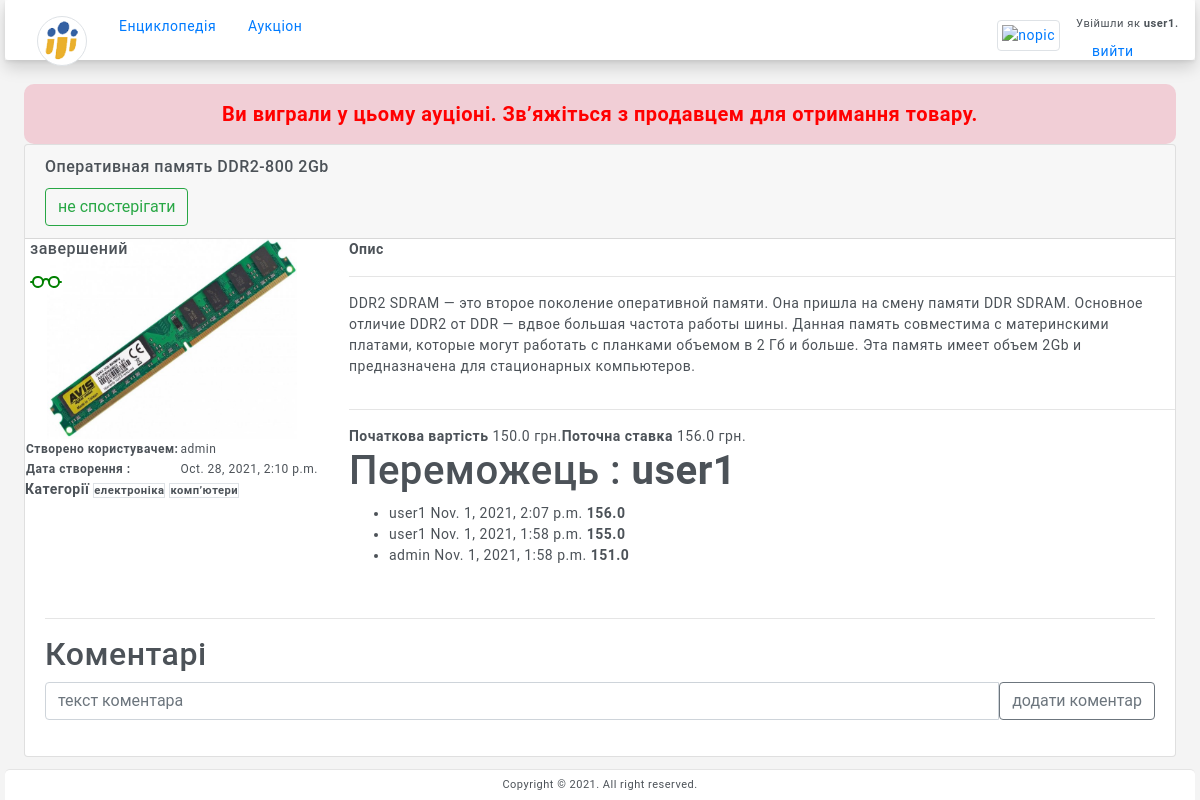
Screenshot of /auction/1 (signed in) with the database file from the repository.
### user/models.py (models this page shows)
class User(AbstractUser):
    pass

### auctions/models.py (models this page shows, shortened)
class Auction(models.Model):
    name = models.CharField(max_length=150)
    categori=models.ManyToManyField(Categori, blank=True, related_name="categories")
    description=models.TextField()
    first_rate=models.FloatField()
    image=models.ImageField(upload_to='images_auctions/%Y/%m/%d', null=True, blank=True)
    status=models.ForeignKey(Status,on_delete=models.DO_NOTHING)
    createdate= models.DateTimeField(auto_now_add=True)
    user = models.ForeignKey(settings.AUTH_USER_MODEL, on_delete=models.DO_NOTHING)
    last_rate=models.FloatField(default=0)

class Status(models.Model):
    name=models.CharField(max_length=50)
    def __str__(self):
        return f"{self.name}"

class Categori(models.Model):
    name=models.CharField(max_length=50)

class Rates(models.Model):
    auction=models.ForeignKey(Auction,on_delete=models.DO_NOTHING,related_name="rate_auctions")
    user = models.ForeignKey(settings.AUTH_USER_MODEL, on_delete=models.DO_NOTHING)
    rate=models.FloatField()
    date=models.DateTimeField(auto_now_add=True)

### auctions/views.py (the view)
# urls.py: path('<id>',views.getAuction,name="getAuction"),
def getAuction(request,id):
    auction = Auction.objects.get(id=id)
    categories = auction.categori.all()
    comments = Comments.objects.filter(auction=auction).order_by("-date")
    if request.user.is_authenticated:
        list = WatchAuction.objects.filter(user=request.user, auction = auction)
        if len(list.all()) == 0:
            inWatch = False
        else:
            inWatch = True
        rates = Rates.objects.filter(auction=auction).order_by('-rate').all()
        if len(rates) == 0:
            minRate = auction.first_rate
        else:
            minRate = rates[0].rate
        w = AuctionWinner.objects.filter(auction=auction)
        if len(w.all()) != 0:
            winner =w.all()[0].user
            if winner == request.user:
                messages.info(request, f'Ви виграли у цьому ауціоні. Зв’яжіться з продавцем для отримання товару.')
        else:
            winner = ''
        return render(request, "auctions/auction.html", {
            'auction':auction,
            'categories':categories,
            'inWatch':inWatch,
            'minRate':minRate,
            'rates':rates,
            "winner": winner,
            "comments": comments
        })
    else:
        return render(request, "auctions/auction.html", {
            'auction':auction,
            'categories':categories,
            "comments": comments,
        })

### auctions/templates/auctions/auction.html (shortened to what this page needs)
{% extends "auctions/layout.html" %}
{% block body %}
<div class="col-xs-12">
  <div class="card">
    <div class="card-header">
      <h6 class="card-title">{{auction.name}}</h6>
      {% if user.is_authenticated %}
    <div class="d-inline-flex">
      <form action="{% url 'auction:addWatch' auction.id %}" method="POST"  >
        {% if inWatch %}
        <button type="submit" class="btn btn-outline-success">не спостерігати</button>
        {% else %}
        <button type="submit"  class="btn btn-success">спостерігати</button>
        {% endif %}
      </form>
    </div>
      {% endif%}
    </div>
    <div class="row">
      <div class="col-auto" style="display:flex; flex-direction: column;align-items: center;">
        <div style ="position:absolute; left:20px;">
          <h6>{{auction.status}}</h6>
        </div>
        <div><img
          src="/media/{{auction.image}}"
          class="card-img-top big-picture"
          alt="..."
        />
      </div>
      <div >
        <table style="font-size:12px; width:100%;">
        <tr><th>Створено користувачем: </th> <td>{{auction.user.username}}</td> </tr>
        <tr><th>Дата створення : </th> <td>{{auction.createdate}}</td> </tr>
      </table>
      <strong>Категорії</strong>
      {% for categori in categories %}
      <small class="border border-1"><strong> {{categori.name}}</strong></small>
      {% endfor %}
      </div>
      </div>
      <div class="col">
        <strong>Опис </strong>
        <hr />
        <div class="card-text card-description">{{auction.description}}</div>
        <hr />
        <div class=" d-inline-flex">
        <div><strong>Початкова вартість </strong>{{auction.first_rate}} грн.</div>
        <div><strong>Поточна ставка </strong>{{minRate}} грн.</div>
      </div>
      {% if user.is_authenticated %}
        {% if winner == '' %}
        <form action="{% url 'auction:makeRate' auction.id minRate%}" method="POST"  >
          {% csrf_token %}
        <div class="input-group mb-3">
          <input type="number" min={{minRate}} class="form-control" placeholder="Ваша ставка" value={{minRate}} name="youRate">
          <button class="btn btn-outline-secondary" type="submit" >Зробити ставку</button>
        </div>
        </form>
        {% else %}
        <div><h1>Переможець : <strong>{{winner}}</strong></h1></div>
        {% endif %}
        {% endif %}
        <div>
          <ul>
          {% for rate in rates %}
          <li>{{rate.user}} {{rate.date}} <strong>{{rate.rate}}</strong></li>
          {% endfor%}
        </ul>
        </div>
      </div>
    </div>
    <div class="card-body">
      <hr />
      <h2> Коментарі</h2>
      {% if user.is_authenticated %}
      <form action="{% url 'auction:comment' auction.id%}" method="POST"  >
      <div class="input-group mb-3">
        <input type="textarea" class="form-control" placeholder="текст коментара" name="comment">
        <button class="btn btn-outline-secondary" type="submit" >додати коментар</button>
      </div>
      </form>
      {% endif %}
    </div>
  </div>
</div>
{% endblock %}

### templates/base.html (shortened to what this page needs)
{% load static %}
<!DOCTYPE html>
<html lang="en">
  <head>
    <link
      rel="stylesheet"
      href="https://stackpath.bootstrapcdn.com/bootstrap/4.4.1/css/bootstrap.min.css"
    />
    <link href="{% static 'styles.css' %}" rel="stylesheet" />
  </head>
  <body>
    <body >
      <div class="wrapper toggled">
        <header>
               <div class="topbar ">
            <nav class="navbar sticky-top navbar-light shadow rounded">
              <div class ="d-inline-flex">
                <a class="nav-link" href="{% url 'user:index' %}">
                  <img src="../static/favicon.png" class="rounded-circle border border-3 img-thumbnail small-picture" alt="nopic">
                </a>
                <div >
                  <a class="nav-link" href="{% url 'enc:index' %}">Енциклопедія</a>
                </div>
                <div >
                  <a class="nav-link" href="{% url 'auction:index' %}">Аукціон </a>
                </div>
              </div>
            <div class="nav-item ">
            {% if user.is_authenticated %}
            <div class ="d-inline-flex">
              <a class="nav-link" href="{% url 'user:index' %}">
              {% if request.session.photoUser %}
                <img src={{ request.session.photoUser }} class="small-picture rounded border border-1 img-thumbnail" alt="nopic">
              {% else %}
                <img src="../static/no_user_photo.png" class="small-picture rounded border border-1 img-thumbnail "  alt="nopic">
              {% endif %}
            </a>
                <div><small>Увійшли як <strong>{{ user.username }}</strong></small>.
                  <a class="nav-link" href="{% url 'user:logout' %}">вийти</a>
                </div>
                </div>
            {% else %}                        <a class="nav-link" href="{% url 'user:login' %}">Увійти</a>
            {% endif %}
            </div>
            </nav>
        </div>
        </header>
        <div class="page-wrapper">
          <div class="page-content">
            {% if messages %}
          <div class="messages">
                {% for message in messages %}
                <div {% if message.tags %} class="{{ message.tags }}"{% endif %}>{{ message }}</div>
                {% endfor %}
            </div>
            {% endif %}
            {% block content %}
            {% endblock %}
          </div>
        </div>
        <footer class="page-footer">
			<p class="mb-0">Copyright © 2021. All right reserved.</p>
		</footer>
    </body>
  </body>
</html>

### static/styles.css (style rules this page uses)
body { font-size: 14px; color: #4c5258; letter-spacing: 0.5px; background-color: #f4f4f4; overflow-x: hidden; font-family: Roboto, sans-serif; }
a { text-decoration: none; }
.wrapper { width: 100%; position: relative; }
.topbar { position: fixed; top: 0; left: 5px; right: 5px; height: 60px; background: #fff; border-bottom: 1px solid rgb(228 228 228 / 0%); z-index: 10; box-shadow: 0 0.125rem 0.25rem rgba(0, 0, 0, 0.075) !important; padding-top: 0px; }
.topbar .navbar { width: 100%; height: 60px; }
.page-wrapper { height: 100%; margin-top: 60px; margin-bottom: 30px; }
.page-content { padding: 1.5rem 1.5rem 0.7rem 1.5rem; }
.page-footer { background: #fff; left: 5px; right: 5px; bottom: 0px; position: fixed; text-align: center; padding: 7px; font-size: 11px; border-top: 1px solid #e4e4e4; border-radius: 5px 5px 0px 0px; z-index: 3; }
.small-picture { width: auto; height: 50px; }
.big-picture { height: 200px; width: 250px; align-self: center; }
.card-description { height: 100px; overflow: auto; margin-bottom: 10px; }
.messages { text-align: center; font-weight: 700; color: red; background: #e0406536; font-size: 20px; border-radius: 10px; padding: 15px 0px; }

### rows the page displays
User: username "user1"
Auction: name "Оперативная память DDR2-800 2Gb", status "завершений", image (picture), user.username "admin", createdate "Oct. 28, 2021, 2:10 p.m.", description "DDR2 SDRAM — это второе поколение оперативной памяти. Она пришла на смену памяти DDR SDRAM. Основное отличие DDR2 от DDR — вдвое большая частота работы шины. Данная память совместима с материнскими платами, которые могут работать с планками объемом в 2 Гб и больше. Эта память имеет объем 2Gb и предназначена для стационарных компьютеров.", first_rate "150.0"
Categori: name "електроніка"
Categori: name "комп’ютери"
Rates: rate "156.0", user "user1", date "Nov. 1, 2021, 2:07 p.m."
Rates: user "user1", date "Nov. 1, 2021, 1:58 p.m.", rate "155.0"
Rates: user "admin", date "Nov. 1, 2021, 1:58 p.m.", rate "151.0"

### other values shown
{{ message }} "Ви виграли у цьому ауціоні. Зв’яжіться з продавцем для отримання товару."
